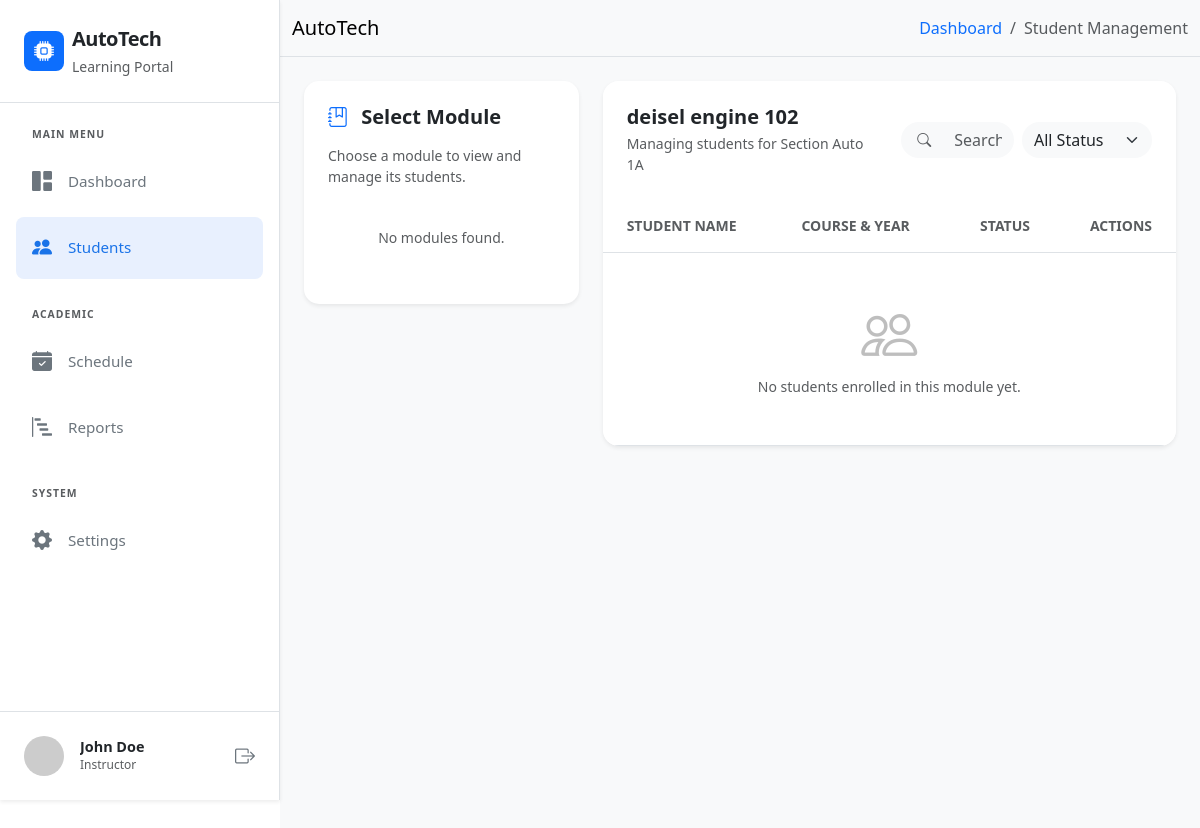
The page /students.php?module_id=1 (signed in) on the database as committed earlier.
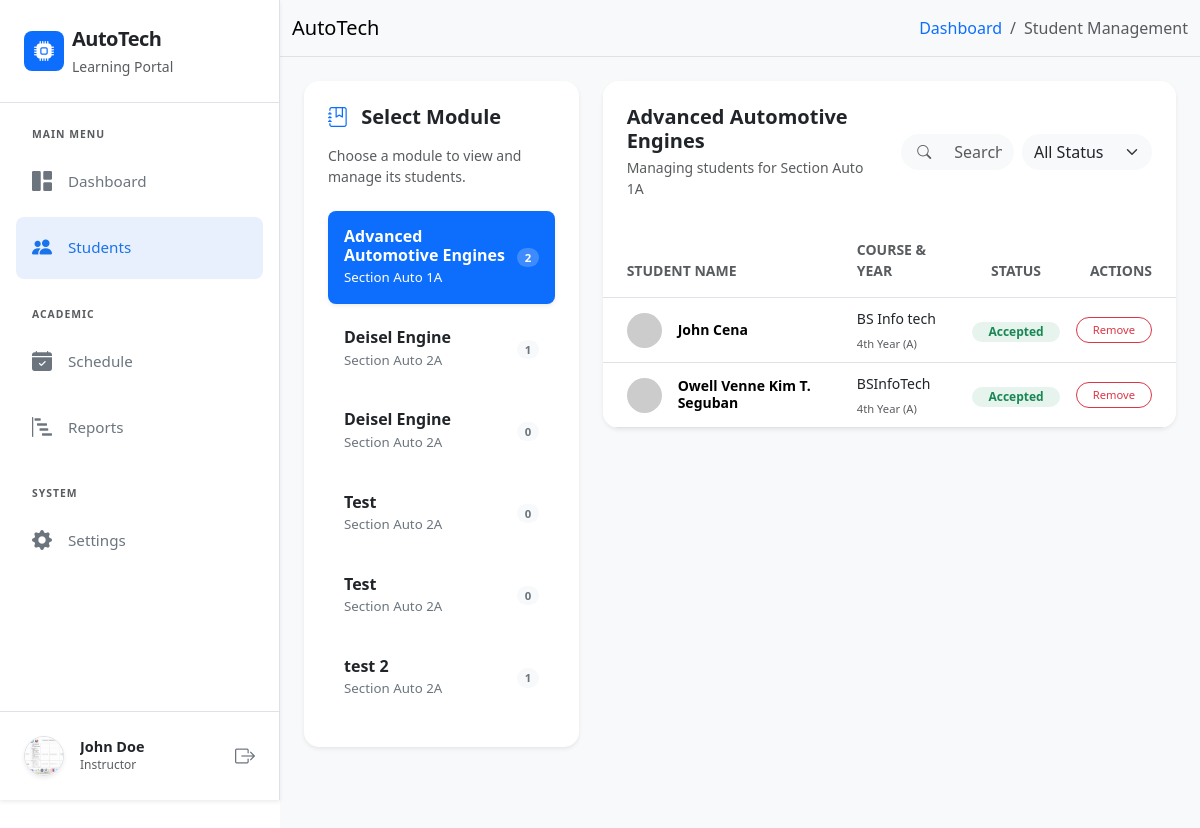
The same page on the database as committed later.
### tables this page shows
CREATE TABLE `module` (
  `module_id` int(11) NOT NULL,
  `user_id` int(11) NOT NULL,
  `module_description` varchar(255) NOT NULL,
  `section` varchar(255) NOT NULL,
  `year` varchar(20) NOT NULL,
  `module_code` varchar(50) NOT NULL
);

CREATE TABLE `users` (
  `user_id` int(11) NOT NULL,
  `fullname` varchar(255) NOT NULL,
  `email` varchar(255) NOT NULL,
  `password` varchar(255) NOT NULL,
  `role` enum('instructor','student') NOT NULL,
  `course` varchar(100) NOT NULL,
  `year_level` varchar(50) NOT NULL,
  `section` varchar(50) NOT NULL,
  `profile_pic` varchar(100) NOT NULL,
  `created_at` timestamp NOT NULL DEFAULT current_timestamp()
);

CREATE TABLE `enrollments` (
  `enrollment_id` int(11) NOT NULL,
  `user_id` int(11) NOT NULL,
  `module_id` int(11) NOT NULL,
  `status` enum('pending','accepted','rejected') DEFAULT 'pending',
  `enrolled_at` timestamp NOT NULL DEFAULT current_timestamp()
);

### students.php (the view, shortened to what the changed rows need)
<?php include 'includes/header.php'; ?>
<?php include 'database/dbconn.php'; ?>
<?php
$userId = $_SESSION['user_id'];
$selectedModuleId = isset($_GET['module_id']) ? mysqli_real_escape_string($conn, $_GET['module_id']) : null;
?>
<div class="d-flex" id="wrapper">
    <?php include 'includes/sidebar.php'; ?>
    <div id="page-content-wrapper" class="w-100">
        <div class="container-fluid p-4" style="background-color: #f8f9fa; min-height: 100vh;">
            <div class="row g-4">
                <div class="col-lg-4">
                    <div class="card border-0 shadow-sm mb-4" style="border-radius: 15px;">
                        <div class="card-body p-4">
                            <div class="list-group list-group-flush">
                                <?php
                                $modules_sql = "SELECT * FROM module WHERE user_id = '$userId' ORDER BY module_description ASC";
                                $modules_run = mysqli_query($conn, $modules_sql);
                                if (mysqli_num_rows($modules_run) > 0) {
                                    while ($module = mysqli_fetch_assoc($modules_run)) {
                                        $isActive = ($selectedModuleId == $module['module_id']) ? 'active-module shadow-sm' : '';
                                        $count_sql = "SELECT COUNT(*) as total FROM enrollments WHERE module_id = '" . $module['module_id'] . "' AND status = 'accepted'";
                                        $student_count = mysqli_fetch_assoc(mysqli_query($conn, $count_sql))['total'];
                                        ?>
                                        <a href="students.php?module_id=<?php echo $module['module_id']; ?>"
                                           class="list-group-item list-group-item-action d-flex justify-content-between align-items-center py-3 border-0 rounded-3 mb-2 <?php echo $isActive; ?>">
                                            <div>
                                                <h6 class="mb-0 fw-bold module-title"><?php echo $module['module_description']; ?></h6>
                                                <small class="module-subtitle">Section <?php echo $module['section']; ?></small>
                                            </div>
                                            <span class="badge rounded-pill module-badge">
                                                <?php echo $student_count; ?>
                                            </span>
                                        </a>
                                        <?php
                                    }
                                } else {
                                    echo '<p class="text-center text-muted small py-3">No modules found.</p>';
                                }
                                ?>
                            </div>
                        </div>
                    </div>
                </div>
                <div class="col-lg-8">
                    <?php if ($selectedModuleId):
                        $mod_info = mysqli_fetch_assoc(mysqli_query($conn, "SELECT * FROM module WHERE module_id = '$selectedModuleId'"));
                        $search = isset($_GET['search']) ? mysqli_real_escape_string($conn, $_GET['search']) : '';
                        $filter = isset($_GET['filter']) ? mysqli_real_escape_string($conn, $_GET['filter']) : 'all';
                        ?>
                        <div class="card border-0 shadow-sm rounded-4 overflow-hidden mb-4">
                            <div class="card-header bg-white border-0 p-4">
                                <div class="row align-items-center">
                                    <div class="col-md-6">
                                        <h5 class="fw-bold text-dark mb-1"><?php echo $mod_info['module_description']; ?></h5>
                                        <p class="text-muted small mb-0">Managing students for Section <?php echo $mod_info['section']; ?></p>
                                    </div>
                                    <div class="col-md-6 mt-3 mt-md-0">
                                        <form action="" method="GET" class="d-flex gap-2">
                                            <div class="input-group bg-light rounded-pill overflow-hidden border-0">
                                                <span class="input-group-text bg-transparent border-0 ps-3"><i class="bi bi-search small text-muted"></i></span>
                                                <input type="text" name="search" id="studentSearch" class="form-control bg-transparent border-0 shadow-none small" placeholder="Search students..." value="<?php echo htmlspecialchars($search); ?>" oninput="autoSearch()">
                                            </div>
                                            <select name="filter" class="form-select bg-light rounded-pill border-0 shadow-none small" onchange="this.form.submit()" style="max-width: 130px;">
                                                <option value="all" <?php echo $filter == 'all' ? 'selected' : ''; ?>>All Status</option>
                                            </select>
                                        </form>
                                    </div>
                                </div>
                            </div>
                            <div class="card-body p-0">
                                <div class="table-responsive">
                                    <table class="table table-hover align-middle mb-0">
                                        <thead class="bg-light">
                                            <tr>
                                                <th class="ps-4 py-3 small text-uppercase fw-bold text-muted">Student Name</th>
                                                <th class="py-3 small text-uppercase fw-bold text-muted">Course & Year</th>
                                                <th class="py-3 small text-uppercase fw-bold text-muted text-center">Status</th>
                                                <th class="py-3 small text-uppercase fw-bold text-muted text-end pe-4">Actions</th>
                                            </tr>
                                        </thead>
                                        <tbody>
                                            <?php
                                            $students_sql = "SELECT e.enrollment_id, e.status, u.fullname, u.course, u.year_level, u.section as student_section
                                                           FROM enrollments e
                                                           JOIN users u ON e.user_id = u.user_id
                                                           WHERE e.module_id = '$selectedModuleId'";
                                            $students_sql .= " ORDER BY u.fullname ASC";
                                            $students_run = mysqli_query($conn, $students_sql);
                                            if (mysqli_num_rows($students_run) > 0) {
                                                while ($student = mysqli_fetch_assoc($students_run)) {
                                                    $status = $student['status'];
                                                    $badgeClass = ($status == 'accepted') ? 'bg-success' : (($status == 'pending') ? 'bg-warning' : 'bg-danger');
                                                    ?>
                                                    <tr>
                                                        <td class="ps-4">
                                                            <div class="d-flex align-items-center">
                                                                <img src="https://ui-avatars.com/api/?name=<?php echo urlencode($student['fullname']); ?>&background=random&color=fff" class="rounded-circle me-3" width="35">
                                                                <h6 class="mb-0 fw-bold small"><?php echo $student['fullname']; ?></h6>
                                                            </div>
                                                        </td>
                                                        <td>
                                                            <span class="small text-dark fw-medium"><?php echo $student['course']; ?></span><br>
                                                            <small class="text-muted" style="font-size: 0.7rem;"><?php echo $student['year_level']; ?> (<?php echo $student['student_section']; ?>)</small>
                                                        </td>
                                                        <td class="text-center">
                                                            <span class="badge <?php echo $badgeClass; ?> bg-opacity-10 text-<?php echo str_replace('bg-', '', $badgeClass); ?> px-3 py-1 rounded-pill small text-capitalize">
                                                                <?php echo $status; ?>
                                                            </span>
                                                        </td>
                                                        <td class="text-end pe-4">
                                                            <div class="d-flex justify-content-end gap-2">
                                                                <a href="controller/EnrollmentController.php?remove=<?php echo $student['enrollment_id']; ?>&mod_id=<?php echo $selectedModuleId; ?>&from=students"
                                                                   class="btn btn-outline-danger btn-sm rounded-pill px-3 shadow-none"
                                                                   style="font-size: 0.7rem;"
                                                                   onclick="return confirm('Are you sure you want to remove this student?')">
                                                                    Remove
                                                                </a>
                                                            </div>
                                                        </td>
                                                    </tr>
                                                    <?php
                                                }
                                            } else {
                                                ?>
                                                <tr>
                                                    <td colspan="4" class="text-center py-5">
                                                        <div class="opacity-25 mb-2"><i class="bi bi-people display-4"></i></div>
                                                        <p class="text-muted mb-0 small">No students enrolled in this module yet.</p>
                                                    </td>
                                                </tr>
                                                <?php
                                            }
                                            ?>
                                        </tbody>
                                    </table>
                                </div>
                            </div>
                        </div>
                    <?php endif; ?>
                </div>
            </div>
        </div>
    </div>
</div>
<?php include 'includes/footer.php'; ?>

### includes/sidebar.php (shortened to what the changed rows need)
<div class="bg-white border-end shadow-sm sidebar-responsive" id="sidebar-wrapper">
    <div class="position-absolute bottom-0 w-100 p-3 border-top bg-white">
        <div class="d-flex align-items-center p-2 rounded-3">
            <?php
                $u_id = $_SESSION['user_id'];
                include 'database/dbconn.php';
                $u_data = mysqli_fetch_assoc(mysqli_query($conn, "SELECT profile_pic, fullname FROM users WHERE user_id = '$u_id'"));
                if($u_data['profile_pic']): ?>
                <img src="uploads/profile_pics/<?php echo $u_data['profile_pic']; ?>" class="rounded-circle me-3 border shadow-sm" width="40" height="40" style="object-fit: cover;" alt="User">
            <?php else: ?>
                <img src="https://ui-avatars.com/api/?name=<?php echo urlencode($u_data['fullname']); ?>&background=0D6EFD&color=fff" class="rounded-circle me-3" width="40" alt="User">
            <?php endif; ?>
            <div class="overflow-hidden">
                <h6 class="mb-0 text-dark fw-bold text-truncate" style="font-size: 0.9rem;"><?php echo $_SESSION['fullname']; ?></h6>
                <small class="text-muted d-block text-truncate text-capitalize" style="font-size: 0.75rem;">
                </small>
            </div>
            <a href="controller/AuthController.php?logout=1" class="ms-auto text-secondary" title="Logout"><i class="bi bi-box-arrow-right fs-5"></i></a>
        </div>
    </div>
</div>

Rows that differ between the two databases and show on the page:
now on this page (row edited): users: profile_pic (picture)
now on one of the page's lists (row edited): module: module_description "Advanced Automotive Engines", section "Auto 1A"
changed module "Auto 1A": module_description "deisel engine 102" → "Advanced Automotive Engines"
now on this page (row edited): module: module_description "Deisel Engine", section "Auto 2A", student_count "1"
now on this page (row edited): module: module_description "Deisel Engine", section "Auto 2A", student_count "0"
added module: module_description "Test", section "Auto 2A", student_count "0"
added module: module_description "Test", section "Auto 2A", student_count "0"
added module: module_description "test 2", section "Auto 2A", student_count "1"
added enrollments: user.fullname "John Cena", user.course "BS Info tech", user.year_level "4th Year", user.section "A", status "Accepted"
added enrollments: user.fullname "Owell Venne Kim T. Seguban", user.course "BSInfoTech", user.year_level "4th Year", user.section "A", status "Accepted"
Other text that changed with them:
text no longer shown: "No modules found. No students enrolled in this module yet."
